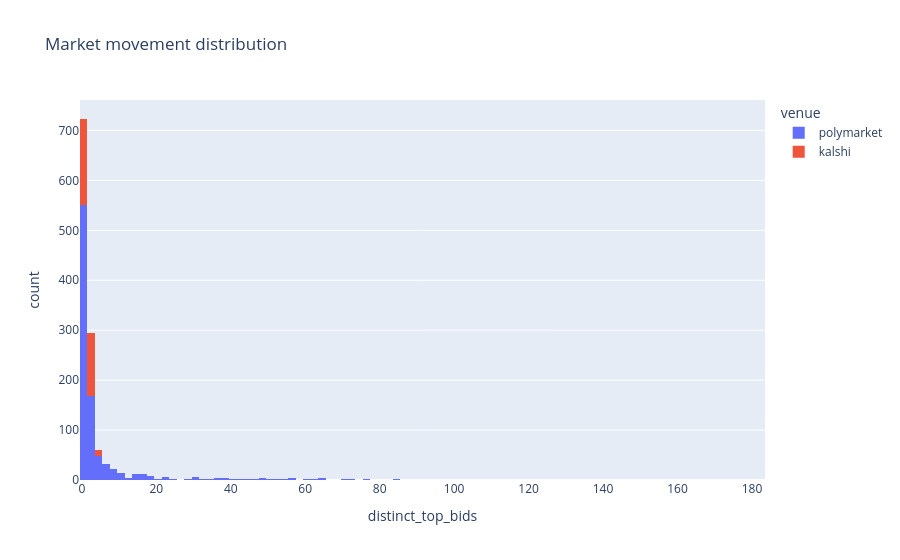

The notebook cell this image was saved under:
### Markdown cell above
## Section 4: Market movement

### Code cell
movement = market_movement(con)
plot_movement_distribution(movement)

### Figure 1 — Plotly figure (JSON) as saved in the notebook; plotly's stock layout.template omitted (floating-point values rounded to 4 significant figures; data arrays with more than 128 entries replaced by an {"elided": "..."} marker saying what was removed)
{"data": [{"bingroup": "x", "hovertemplate": "venue=polymarket<br>distinct_top_bids=%{x}<br>count=%{y}<extra></extra>", "legendgroup": "polymarket", "marker": {"color": "#636efa", "pattern": {"shape": ""}}, "name": "polymarket", "orientation": "v", "showlegend": true, "x": {"elided": "963 int values"}, "xaxis": "x", "yaxis": "y", "type": "histogram"}, {"bingroup": "x", "hovertemplate": "venue=kalshi<br>distinct_top_bids=%{x}<br>count=%{y}<extra></extra>", "legendgroup": "kalshi", "marker": {"color": "#EF553B", "pattern": {"shape": ""}}, "name": "kalshi", "orientation": "v", "showlegend": true, "x": {"elided": "313 int values"}, "xaxis": "x", "yaxis": "y", "type": "histogram"}], "layout": {"xaxis": {"anchor": "y", "domain": [0.0, 1.0], "title": {"text": "distinct_top_bids"}}, "yaxis": {"anchor": "x", "domain": [0.0, 1.0], "title": {"text": "count"}}, "legend": {"title": {"text": "venue"}, "tracegroupgap": 0}, "title": {"text": "Market movement distribution"}, "barmode": "relative"}}
